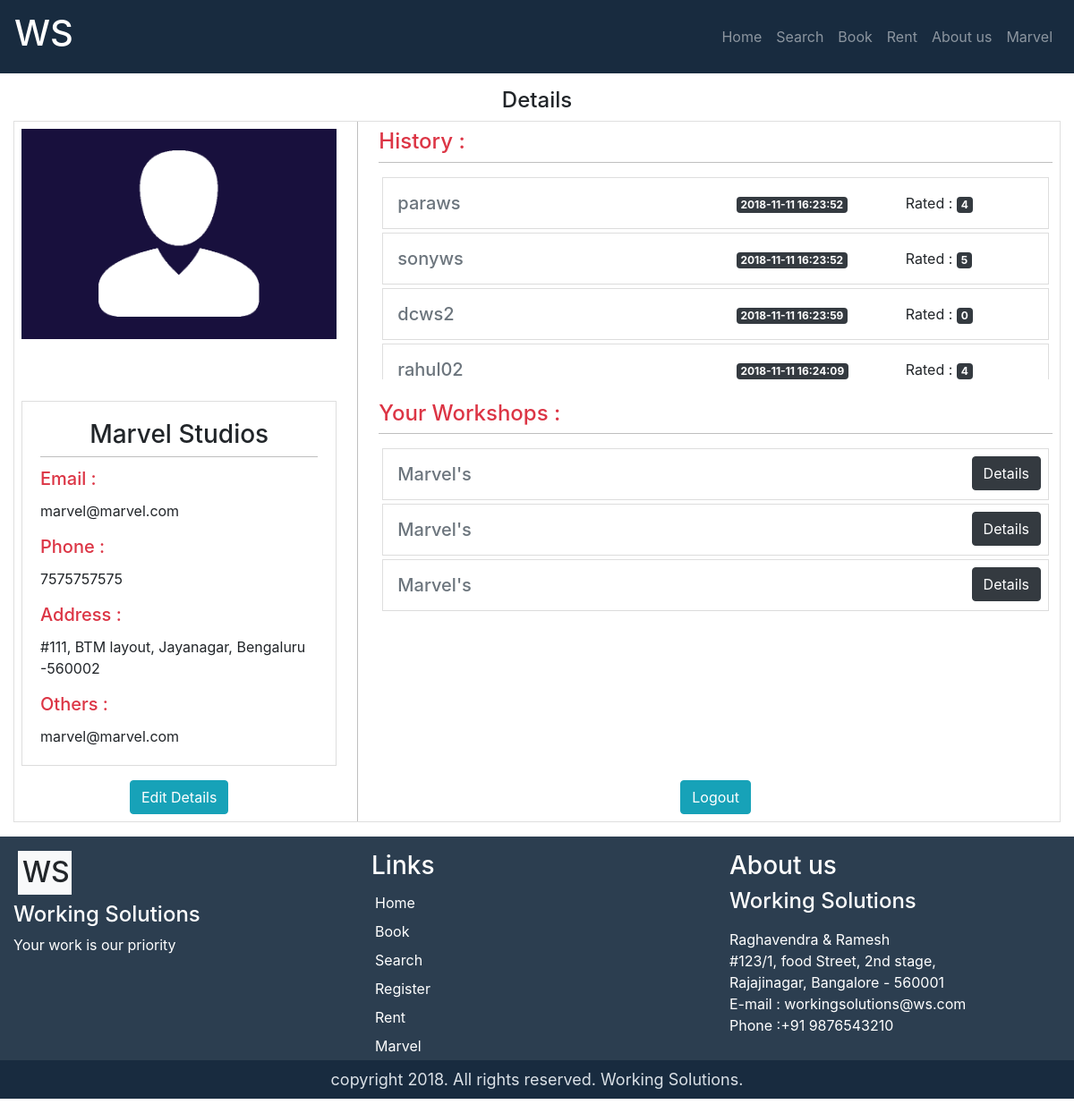
The app's page /pages/profile-page.php (signed in) with its own data.
### tables this page shows
CREATE TABLE IF NOT EXISTS `user_history` (
  `user_id` varchar(10) NOT NULL,
  `workshop_id` varchar(10) NOT NULL,
  `booked_date` timestamp NOT NULL DEFAULT CURRENT_TIMESTAMP,
  `given_rating` int(11) NOT NULL DEFAULT '0',
  KEY `user-data` (`user_id`),
  KEY `workshop-data` (`workshop_id`)
);

CREATE TABLE IF NOT EXISTS `user` (
  `user_id` varchar(10) NOT NULL,
  `user_fname` varchar(30) NOT NULL,
  `user_lname` varchar(30) NOT NULL,
  `user_phone` varchar(10) NOT NULL,
  `user_email` varchar(50) DEFAULT NULL,
  `user_address` text NOT NULL,
  `user_password` varchar(10) NOT NULL,
  PRIMARY KEY (`user_id`)
);

CREATE TABLE IF NOT EXISTS `workshop` (
  `no` int(11) NOT NULL AUTO_INCREMENT,
  `workshop_id` varchar(10) NOT NULL,
  `workshop_name` varchar(40) NOT NULL,
  `workshop_phone` varchar(10) NOT NULL,
  `workshop_email` varchar(50) DEFAULT NULL,
  `workshop_address` text NOT NULL,
  `Workshop_branch_id` char(1) NOT NULL,
  `workshop_user_id` varchar(10) NOT NULL,
  `price` int(11) NOT NULL,
  `admin_accepted` tinyint(1) NOT NULL,
  PRIMARY KEY (`workshop_id`),
  KEY `branch` (`Workshop_branch_id`),
  KEY `user` (`workshop_user_id`),
  KEY `no` (`no`)
);

### pages/profile-page.php (the view, shortened to what this page needs)
<?php session_start();
    require("./Helpers/admin-details.php");
    $mysqli = new mysqli($server, $username, $password,$dbname);
    $sql_statement = "SELECT * FROM user WHERE user_id='$_SESSION[user_id]'";
    $result = $mysqli->query($sql_statement);
    $result->data_seek(0);
    $data = $result->fetch_assoc();
    $sql_statement = "SELECT * FROM workshop WHERE workshop_user_id='$_SESSION[user_id]'";
    $workshop_result = $mysqli->query($sql_statement);
    $sql_statement = "SELECT * FROM user_history WHERE user_id='$_SESSION[user_id]'";
    $history_result = $mysqli->query($sql_statement);
?>
<!DOCTYPE html>
<html lang="en">
<head>
    <?php include("header.php"); ?>
    <link rel="stylesheet" href="./CSS/profile-page.css" />
</head>
<body>
    <?php include("navigation.php"); ?>
    <div class="container-fluid mt-3 mb-3">
        <div class="container">
            <h4 class="heading-4 text-center">
                Details
            </h4>
        </div>
        <div class="card" >
            <div class="row">
                    <div class="col-sm-4 details">
                        <img class="p-2" src="./Icons/user-login-icon2.png" alt="user icon" style="width : 100%;" />
                    </div>
                    <div class="col-sm-8 mb-2"  >
                        <div class="p-2" >
                        <h4 class="card-title heading pb-2 text-danger">History : </h4>
                        <div class="overflow"style="height : 230px;">
                            <?php
                                    if(! $history_result->num_rows){
                                        echo '<p class="text-center">No History</p>';
                                    }else{
                                        for( $row = 0 ;  $row< $history_result->num_rows;  $row++){
                                            $history_result->data_seek( $row);
                                            $history_data = $history_result->fetch_assoc();
                                        ?>
                                        <div class="card card-body m-1 p-2">
                                            <div class="row">
                                                <div class="col-sm-6">
                                                    <h5 class="card-title m-2  text-secondary"><?php echo $history_data['workshop_id']; ?></h5>
                                                </div>
                                                <div class="col-sm-3">
                                                    <p class="m-2"> <span class="badge badge-dark"><?php echo $history_data['booked_date']; ?></span></p>
                                                </div>
                                                <div class="col-sm-3">
                                                    <p class="m-2">Rated : <span class="badge badge-dark"><?php echo $history_data['given_rating']; ?> </span></p>
                                                </div>
                                            </div>
                                        </div>
                                    <?php }
                                    }
                                ?>
                        </div>
                            </div>
                    </div>
                    <div class="col-sm-4 details">
                    <div class="p-2">
                        <div class="card card-body ">
                            <h3 class="card-title text-center heading pb-2"><?php echo $data['user_fname']." ".$data["user_lname"]; ?></h3>
                            <h5 class="card-title text-danger">Email : </h5><p class="card-text"><?php echo $data['user_email']; ?></p>
                            <h5 class="card-title text-danger">Phone : </h5><p class="card-text"><?php echo $data['user_phone']; ?></p>
                            <h5 class="card-title text-danger">Address : </h5><p class="card-text"><?php echo $data['user_address']; ?></p>
                            <h5 class="card-title text-danger">Others : </h5><p class="card-text"><?php echo $data['user_email']; ?></p>
                        </div>
                    </div>
                    </div>
                    <div class="col-sm-8" >
                        <div class="p-2" >
                            <h4 class="card-title heading  pb-2 text-danger">Your Workshops : </h4>
                            <div class="overflow"style=" height : 340px;" >
                                <?php
                                    if(! $workshop_result->num_rows){
                                        echo '<p class="text-center">No workshops are registered</p>';
                                    }else{
                                        for( $row = 0 ;  $row< $workshop_result->num_rows;  $row++){
                                            $workshop_result->data_seek( $row);
                                            $workshop_data = $workshop_result->fetch_assoc();
                                        ?>
                                        <div class="card card-body m-1 p-2 workshop">
                                            <div class="row">
                                                <div class="col-sm-8">
                                                    <h5 class="card-title m-2 text-secondary"><?php echo $workshop_data['workshop_name']; ?></h5>
                                                </div>
                                                <div class="col-sm-4 text-right">
                                                    <a class="btn btn-dark" href="#">Details</a>
                                                </div>
                                            </div>
                                        </div>
                                    <?php }
                                    }
                                ?>
                            </div>
                        </div>
                    </div>
                <div class="col-sm-4 p-2 details text-center">
                    <a class="btn btn-info" href="logout.php">Edit Details</a>
                </div>
                <div class="col-sm-8 p-2 text-center"><a class="btn btn-info" href="logout.php">Logout</a></div>
            </div>
        </div>
    </div>
    <?php include("footer.php"); ?>
</body>
</html>

### pages/CSS/profile-page.css (style rules this page uses)
.card { border-radius: 0rem ; }
.card-body { border-bottom: 1px solid gainsboro ; }
.heading { border-bottom: 1px solid rgba(0, 0, 0, .25); }
.details { border-right: 1px solid rgba(0, 0, 0, .25); }
.overflow { overflow-y: scroll; overflow-x: hidden; overscroll-behavior: unset; }
.col-sm-3 { vertical-align: -webkit-baseline-middle; vertical-align: middle; }

### records on screen
user_history: workshop_id "paraws", booked_date "2018-11-11 16:23:52", given_rating "4"
user_history: workshop_id "sonyws", booked_date "2018-11-11 16:23:52", given_rating "5"
user_history: workshop_id "dcws2", booked_date "2018-11-11 16:23:59", given_rating "0"
user_history: workshop_id "rahul02", booked_date "2018-11-11 16:24:09", given_rating "4"
user: user_fname "Marvel", user_lname "Studios", user_email "marvel@marvel.com", user_phone "7575757575", user_address "#111, BTM layout, Jayanagar, Bengaluru -560002"
workshop: workshop_name "Marvel's"
workshop: workshop_name "Marvel's"
workshop: workshop_name "Marvel's"
